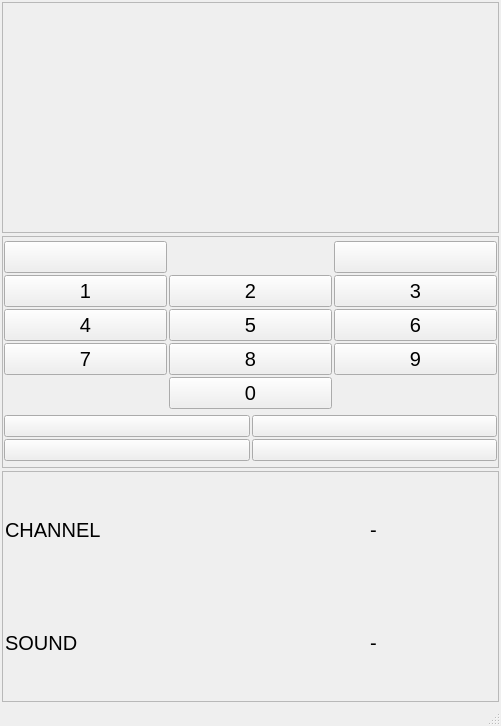
<?xml version="1.0" encoding="UTF-8"?>
<ui version="4.0">
 <class>MainWindow</class>
 <widget class="QMainWindow" name="MainWindow">
  <property name="geometry">
   <rect>
    <x>0</x>
    <y>0</y>
    <width>501</width>
    <height>726</height>
   </rect>
  </property>
  <property name="windowTitle">
   <string>MainWindow</string>
  </property>
  <widget class="QWidget" name="centralwidget">
   <layout class="QVBoxLayout" name="verticalLayout">
    <property name="spacing">
     <number>3</number>
    </property>
    <property name="leftMargin">
     <number>2</number>
    </property>
    <property name="topMargin">
     <number>2</number>
    </property>
    <property name="rightMargin">
     <number>2</number>
    </property>
    <property name="bottomMargin">
     <number>2</number>
    </property>
    <item>
     <widget class="QFrame" name="video_frame">
      <property name="minimumSize">
       <size>
        <width>0</width>
        <height>0</height>
       </size>
      </property>
      <property name="frameShape">
       <enum>QFrame::StyledPanel</enum>
      </property>
      <property name="frameShadow">
       <enum>QFrame::Raised</enum>
      </property>
      <layout class="QHBoxLayout" name="horizontalLayout">
       <property name="spacing">
        <number>0</number>
       </property>
       <property name="leftMargin">
        <number>2</number>
       </property>
       <property name="topMargin">
        <number>2</number>
       </property>
       <property name="rightMargin">
        <number>2</number>
       </property>
       <property name="bottomMargin">
        <number>2</number>
       </property>
      </layout>
     </widget>
    </item>
    <item>
     <widget class="QFrame" name="control_frame">
      <property name="sizePolicy">
       <sizepolicy hsizetype="Preferred" vsizetype="Preferred">
        <horstretch>0</horstretch>
        <verstretch>0</verstretch>
       </sizepolicy>
      </property>
      <property name="frameShape">
       <enum>QFrame::StyledPanel</enum>
      </property>
      <property name="frameShadow">
       <enum>QFrame::Raised</enum>
      </property>
      <layout class="QVBoxLayout" name="verticalLayout_2">
       <property name="spacing">
        <number>3</number>
       </property>
       <property name="leftMargin">
        <number>1</number>
       </property>
       <property name="topMargin">
        <number>1</number>
       </property>
       <property name="rightMargin">
        <number>1</number>
       </property>
       <property name="bottomMargin">
        <number>1</number>
       </property>
       <item>
        <layout class="QGridLayout" name="gridLayout">
         <property name="spacing">
          <number>2</number>
         </property>
         <item row="0" column="0">
          <widget class="QPushButton" name="soundOff_button">
           <property name="font">
            <font>
             <pointsize>15</pointsize>
            </font>
           </property>
           <property name="text">
            <string/>
           </property>
          </widget>
         </item>
         <item row="0" column="2">
          <widget class="QPushButton" name="power_button">
           <property name="font">
            <font>
             <pointsize>15</pointsize>
            </font>
           </property>
           <property name="text">
            <string/>
           </property>
          </widget>
         </item>
         <item row="1" column="0">
          <widget class="QPushButton" name="button_1">
           <property name="font">
            <font>
             <pointsize>15</pointsize>
            </font>
           </property>
           <property name="text">
            <string>1</string>
           </property>
          </widget>
         </item>
         <item row="1" column="1">
          <widget class="QPushButton" name="button_2">
           <property name="font">
            <font>
             <pointsize>15</pointsize>
            </font>
           </property>
           <property name="text">
            <string>2</string>
           </property>
          </widget>
         </item>
         <item row="1" column="2">
          <widget class="QPushButton" name="button_3">
           <property name="font">
            <font>
             <pointsize>15</pointsize>
            </font>
           </property>
           <property name="text">
            <string>3</string>
           </property>
          </widget>
         </item>
         <item row="2" column="0">
          <widget class="QPushButton" name="button_4">
           <property name="font">
            <font>
             <pointsize>15</pointsize>
            </font>
           </property>
           <property name="text">
            <string>4</string>
           </property>
          </widget>
         </item>
         <item row="2" column="1">
          <widget class="QPushButton" name="button_5">
           <property name="font">
            <font>
             <pointsize>15</pointsize>
            </font>
           </property>
           <property name="text">
            <string>5</string>
           </property>
          </widget>
         </item>
         <item row="2" column="2">
          <widget class="QPushButton" name="button_6">
           <property name="font">
            <font>
             <pointsize>15</pointsize>
            </font>
           </property>
           <property name="text">
            <string>6</string>
           </property>
          </widget>
         </item>
         <item row="3" column="0">
          <widget class="QPushButton" name="button_7">
           <property name="font">
            <font>
             <pointsize>15</pointsize>
            </font>
           </property>
           <property name="text">
            <string>7</string>
           </property>
          </widget>
         </item>
         <item row="3" column="1">
          <widget class="QPushButton" name="button_8">
           <property name="font">
            <font>
             <pointsize>15</pointsize>
            </font>
           </property>
           <property name="text">
            <string>8</string>
           </property>
          </widget>
         </item>
         <item row="3" column="2">
          <widget class="QPushButton" name="button_9">
           <property name="font">
            <font>
             <pointsize>15</pointsize>
            </font>
           </property>
           <property name="text">
            <string>9</string>
           </property>
          </widget>
         </item>
         <item row="4" column="1">
          <widget class="QPushButton" name="button_0">
           <property name="font">
            <font>
             <pointsize>15</pointsize>
            </font>
           </property>
           <property name="text">
            <string>0</string>
           </property>
          </widget>
         </item>
        </layout>
       </item>
       <item>
        <layout class="QGridLayout" name="gridLayout_2">
         <property name="spacing">
          <number>2</number>
         </property>
         <item row="0" column="0">
          <widget class="QPushButton" name="forward_button">
           <property name="text">
            <string/>
           </property>
          </widget>
         </item>
         <item row="0" column="1">
          <widget class="QPushButton" name="plus_button">
           <property name="text">
            <string/>
           </property>
          </widget>
         </item>
         <item row="1" column="0">
          <widget class="QPushButton" name="back_button">
           <property name="text">
            <string/>
           </property>
          </widget>
         </item>
         <item row="1" column="1">
          <widget class="QPushButton" name="minus_button">
           <property name="text">
            <string/>
           </property>
          </widget>
         </item>
        </layout>
       </item>
      </layout>
     </widget>
    </item>
    <item>
     <widget class="QFrame" name="info_frame">
      <property name="minimumSize">
       <size>
        <width>0</width>
        <height>50</height>
       </size>
      </property>
      <property name="frameShape">
       <enum>QFrame::StyledPanel</enum>
      </property>
      <property name="frameShadow">
       <enum>QFrame::Raised</enum>
      </property>
      <layout class="QGridLayout" name="gridLayout_3">
       <property name="leftMargin">
        <number>2</number>
       </property>
       <property name="topMargin">
        <number>2</number>
       </property>
       <property name="rightMargin">
        <number>2</number>
       </property>
       <property name="bottomMargin">
        <number>2</number>
       </property>
       <property name="spacing">
        <number>1</number>
       </property>
       <item row="0" column="0">
        <widget class="QLabel" name="channelText_label">
         <property name="font">
          <font>
           <pointsize>15</pointsize>
          </font>
         </property>
         <property name="text">
          <string>CHANNEL</string>
         </property>
        </widget>
       </item>
       <item row="0" column="1">
        <widget class="QLabel" name="channelInfo_label">
         <property name="font">
          <font>
           <pointsize>15</pointsize>
          </font>
         </property>
         <property name="text">
          <string>-</string>
         </property>
         <property name="alignment">
          <set>Qt::AlignCenter</set>
         </property>
        </widget>
       </item>
       <item row="1" column="0">
        <widget class="QLabel" name="soundText_label">
         <property name="font">
          <font>
           <pointsize>15</pointsize>
          </font>
         </property>
         <property name="text">
          <string>SOUND</string>
         </property>
        </widget>
       </item>
       <item row="1" column="1">
        <widget class="QLabel" name="soundInfo_label">
         <property name="font">
          <font>
           <pointsize>15</pointsize>
          </font>
         </property>
         <property name="text">
          <string>-</string>
         </property>
         <property name="alignment">
          <set>Qt::AlignCenter</set>
         </property>
        </widget>
       </item>
      </layout>
     </widget>
    </item>
   </layout>
  </widget>
  <widget class="QMenuBar" name="menubar">
   <property name="geometry">
    <rect>
     <x>0</x>
     <y>0</y>
     <width>501</width>
     <height>26</height>
    </rect>
   </property>
  </widget>
  <widget class="QStatusBar" name="statusbar"/>
 </widget>
 <resources/>
 <connections/>
</ui>
